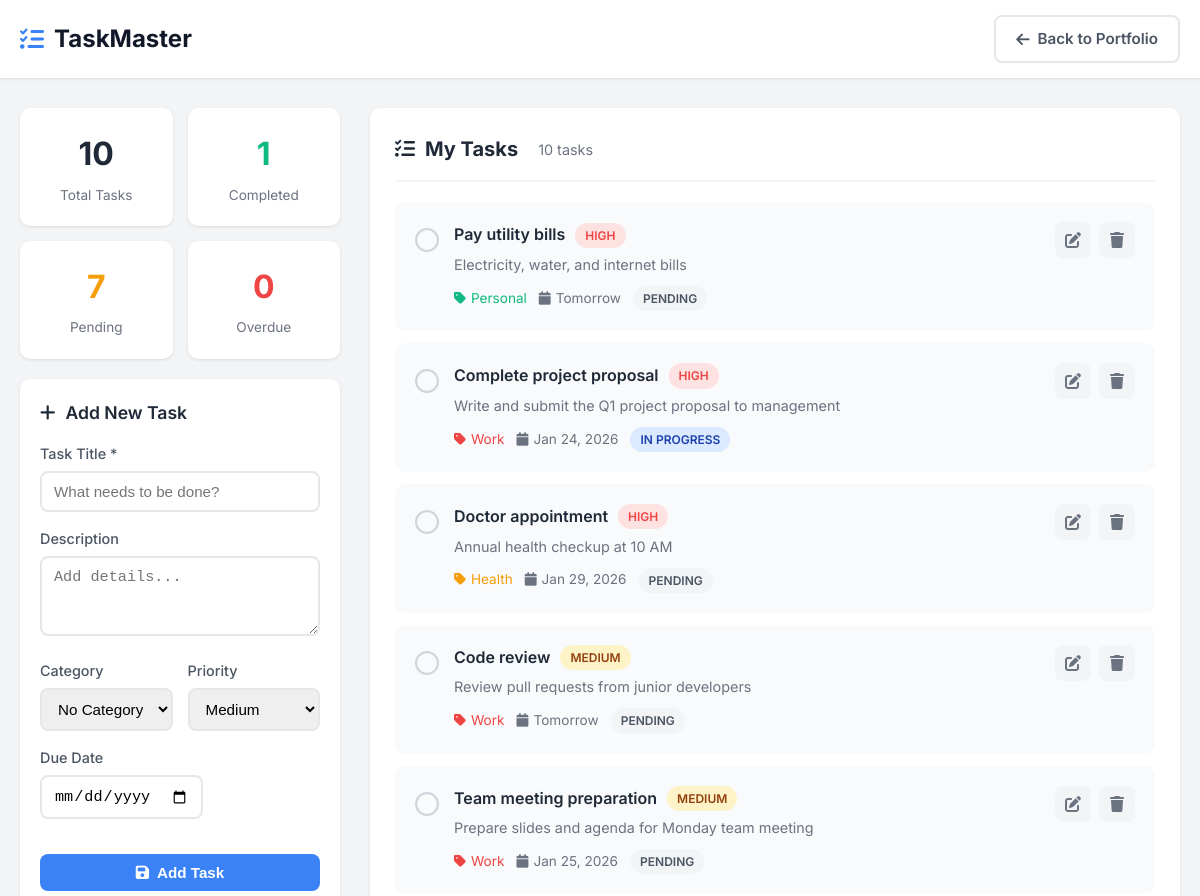
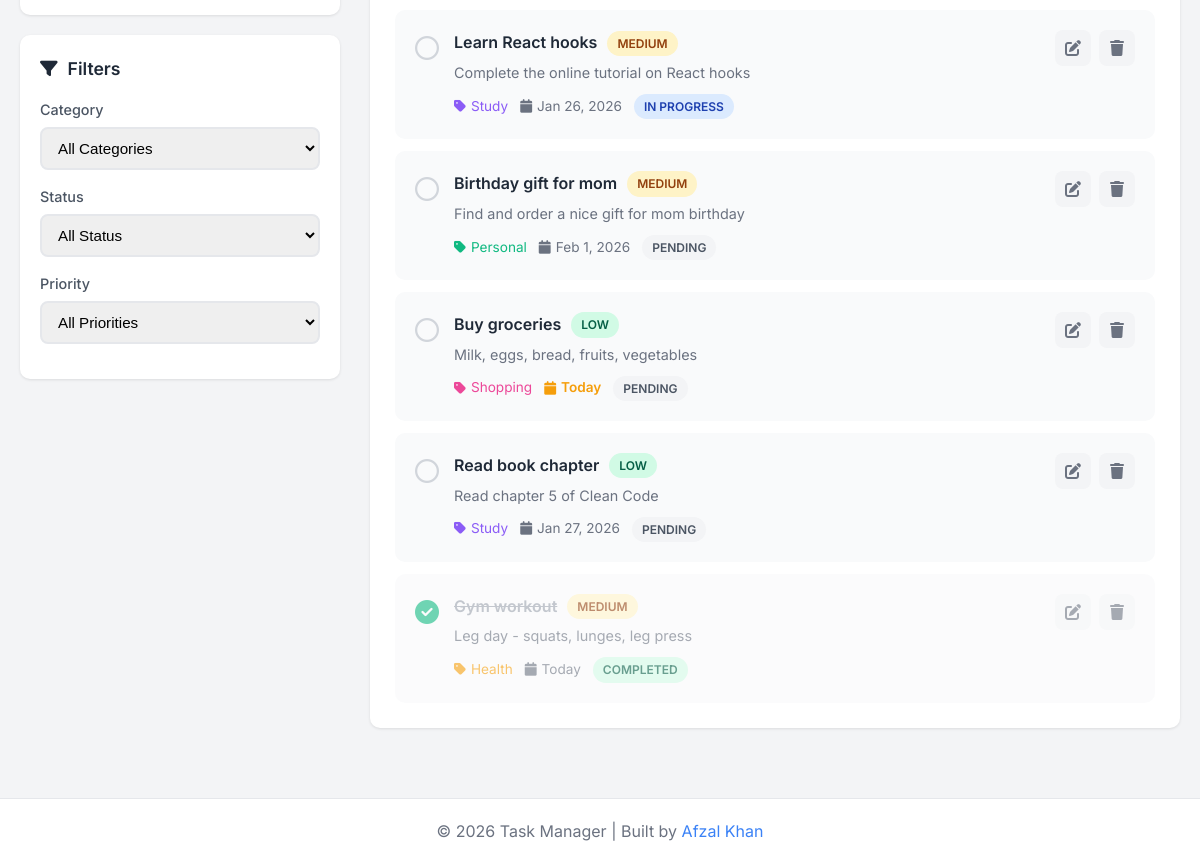
Screenshot of /tasks/index.php with the database file from the repository (2 pictures, top to bottom).
### tables this page shows
CREATE TABLE IF NOT EXISTS tasks (
    id INT AUTO_INCREMENT PRIMARY KEY,
    title VARCHAR(255) NOT NULL,
    description TEXT,
    category_id INT,
    priority ENUM('low', 'medium', 'high') DEFAULT 'medium',
    status ENUM('pending', 'in_progress', 'completed') DEFAULT 'pending',
    due_date DATE,
    created_at TIMESTAMP DEFAULT CURRENT_TIMESTAMP,
    updated_at TIMESTAMP DEFAULT CURRENT_TIMESTAMP ON UPDATE CURRENT_TIMESTAMP,
    FOREIGN KEY (category_id) REFERENCES categories(id) ON DELETE SET NULL
);

CREATE TABLE IF NOT EXISTS categories (
    id INT AUTO_INCREMENT PRIMARY KEY,
    name VARCHAR(100) NOT NULL,
    color VARCHAR(7) DEFAULT '#3b82f6',   
    icon VARCHAR(50) DEFAULT 'fa-folder',  
    created_at TIMESTAMP DEFAULT CURRENT_TIMESTAMP
);

### tasks/includes/db.php (called while the page is built, shortened)
<?php
function e($str) {
    return htmlspecialchars($str, ENT_QUOTES, 'UTF-8');
}
function getPriorityClass($priority) {
    switch ($priority) {
        case 'high': return 'priority-high';
        case 'medium': return 'priority-medium';
        case 'low': return 'priority-low';
    }
}
function getStatusClass($status) {
    switch ($status) {
        case 'completed': return 'status-completed';
        case 'in_progress': return 'status-progress';
        case 'pending': return 'status-pending';
    }
}
function formatDate($date) {
    $timestamp = strtotime($date);
    $today = strtotime('today');
    $tomorrow = strtotime('tomorrow');
    if ($timestamp == $today) return 'Today';
    if ($timestamp == $tomorrow) return 'Tomorrow';
    return date('M j, Y', $timestamp);
}
?>

### tasks/index.php (the view, shortened to what this page needs)
<?php
require_once 'includes/db.php';
$whereClause = "WHERE 1=1";
$tasks = $conn->query("
    SELECT t.*, c.name as category_name, c.color as category_color
    FROM tasks t
    LEFT JOIN categories c ON t.category_id = c.id
    $whereClause
    ORDER BY
        CASE t.status WHEN 'completed' THEN 1 ELSE 0 END,
        CASE t.priority WHEN 'high' THEN 1 WHEN 'medium' THEN 2 ELSE 3 END,
        t.due_date ASC
");
$editTask = null;
$statsResult = $conn->query("SELECT
    COUNT(*) as total,
    SUM(CASE WHEN status = 'completed' THEN 1 ELSE 0 END) as completed,
    SUM(CASE WHEN status = 'pending' THEN 1 ELSE 0 END) as pending,
    SUM(CASE WHEN due_date < CURDATE() AND status != 'completed' THEN 1 ELSE 0 END) as overdue
    FROM tasks");
$stats = $statsResult->fetch_assoc();
?>
<!DOCTYPE html>
<html lang="en">
<head>
    <link rel="stylesheet" href="https://cdnjs.cloudflare.com/ajax/libs/font-awesome/6.5.1/css/all.min.css">
    <link rel="stylesheet" href="css/style.css">
</head>
<body>
    <header class="header">
        <div class="container">
            <div class="header-content">
                <div class="logo">
                    <i class="fas fa-tasks"></i>
                    <span>TaskMaster</span>
                </div>
                <a href="../../index.html" class="btn btn-outline">
                    <i class="fas fa-arrow-left"></i> Back to Portfolio
                </a>
            </div>
        </div>
    </header>
    <main class="main">
        <div class="container">
            <div class="app-grid">
                <aside class="sidebar">
                    <div class="stats-grid">
                        <div class="stat-card">
                            <div class="stat-number"><?php echo $stats['total']; ?></div>
                            <div class="stat-label">Total Tasks</div>
                        </div>
                        <div class="stat-card stat-completed">
                            <div class="stat-number"><?php echo $stats['completed']; ?></div>
                            <div class="stat-label">Completed</div>
                        </div>
                        <div class="stat-card stat-pending">
                            <div class="stat-number"><?php echo $stats['pending']; ?></div>
                            <div class="stat-label">Pending</div>
                        </div>
                        <div class="stat-card stat-overdue">
                            <div class="stat-number"><?php echo $stats['overdue']; ?></div>
                            <div class="stat-label">Overdue</div>
                        </div>
                    </div>
                    <div class="card">
                        <h3 class="card-title">
                            <i class="fas fa-<?php echo $editTask ? 'edit' : 'plus'; ?>"></i>
                            <?php echo $editTask ? 'Edit Task' : 'Add New Task'; ?>
                        </h3>
                        <form method="POST" action="index.php">
                            <div class="form-group">
                                <label for="title">Task Title *</label>
                                <input type="text" id="title" name="title" required
                                       placeholder="What needs to be done?"
                                       value="<?php echo $editTask ? e($editTask['title']) : ''; ?>">
                            </div>
                            <div class="form-group">
                                <label for="description">Description</label>
                                <textarea id="description" name="description"
                                          placeholder="Add details..."><?php echo $editTask ? e($editTask['description']) : ''; ?></textarea>
                            </div>
                            <div class="form-row">
                                <div class="form-group">
                                    <label for="category_id">Category</label>
                                    <select id="category_id" name="category_id">
                                        <option value="">No Category</option>
                                    </select>
                                </div>
                                <div class="form-group">
                                    <label for="priority">Priority</label>
                                    <select id="priority" name="priority">
                                        <option value="medium" <?php echo (!$editTask || $editTask['priority'] === 'medium') ? 'selected' : ''; ?>>Medium</option>
                                    </select>
                                </div>
                            </div>
                            <div class="form-row">
                                <div class="form-group">
                                    <label for="due_date">Due Date</label>
                                    <input type="date" id="due_date" name="due_date"
                                           value="<?php echo $editTask ? $editTask['due_date'] : ''; ?>">
                                </div>
                            </div>
                            <div class="form-actions">
                                <button type="submit" class="btn btn-primary btn-block">
                                    <i class="fas fa-save"></i>
                                    <?php echo $editTask ? 'Update Task' : 'Add Task'; ?>
                                </button>
                            </div>
                        </form>
                    </div>
                    <div class="card">
                        <h3 class="card-title"><i class="fas fa-filter"></i> Filters</h3>
                        <form method="GET" action="index.php">
                            <div class="form-group">
                                <label>Category</label>
                                <select name="category" onchange="this.form.submit()">
                                    <option value="">All Categories</option>
                                </select>
                            </div>
                            <div class="form-group">
                                <label>Status</label>
                                <select name="status" onchange="this.form.submit()">
                                    <option value="">All Status</option>
                                </select>
                            </div>
                            <div class="form-group">
                                <label>Priority</label>
                                <select name="priority" onchange="this.form.submit()">
                                    <option value="">All Priorities</option>
                                </select>
                            </div>
                        </form>
                    </div>
                </aside>
                <section class="task-list-section">
                    <div class="section-header">
                        <h2>
                            <i class="fas fa-list-check"></i>
                            My Tasks
                            <span class="task-count"><?php echo $tasks->num_rows; ?> tasks</span>
                        </h2>
                    </div>
                    <div class="task-list">
                        <?php if ($tasks->num_rows > 0): ?>
                            <?php while ($task = $tasks->fetch_assoc()): ?>
                                <div class="task-item <?php echo $task['status'] === 'completed' ? 'task-completed' : ''; ?>">
                                    <a href="index.php?toggle=<?php echo $task['id']; ?>" class="task-checkbox">
                                        <i class="<?php echo $task['status'] === 'completed' ? 'fas fa-check-circle' : 'far fa-circle'; ?>"></i>
                                    </a>
                                    <div class="task-content">
                                        <div class="task-header">
                                            <h4 class="task-title"><?php echo e($task['title']); ?></h4>
                                            <span class="badge <?php echo getPriorityClass($task['priority']); ?>">
                                                <?php echo ucfirst($task['priority']); ?>
                                            </span>
                                        </div>
                                        <?php if ($task['description']): ?>
                                            <p class="task-description"><?php echo e($task['description']); ?></p>
                                        <?php endif; ?>
                                        <div class="task-meta">
                                            <?php if ($task['category_name']): ?>
                                                <span class="meta-item" style="color: <?php echo $task['category_color']; ?>">
                                                    <i class="fas fa-tag"></i> <?php echo e($task['category_name']); ?>
                                                </span>
                                            <?php endif; ?>
                                            <?php if ($task['due_date']): ?>
                                                <?php
                                                $dueClass = '';
                                                if ($task['status'] !== 'completed') {
                                                    $dueDate = strtotime($task['due_date']);
                                                    if ($dueDate < strtotime('today')) $dueClass = 'overdue';
                                                    elseif ($dueDate == strtotime('today')) $dueClass = 'due-today';
                                                }
                                                ?>
                                                <span class="meta-item <?php echo $dueClass; ?>">
                                                    <i class="fas fa-calendar"></i> <?php echo formatDate($task['due_date']); ?>
                                                </span>
                                            <?php endif; ?>
                                            <span class="meta-item badge <?php echo getStatusClass($task['status']); ?>">
                                                <?php echo ucfirst(str_replace('_', ' ', $task['status'])); ?>
                                            </span>
                                        </div>
                                    </div>
                                    <div class="task-actions">
                                        <a href="index.php?edit=<?php echo $task['id']; ?>" class="btn-icon" title="Edit">
                                            <i class="fas fa-edit"></i>
                                        </a>
                                        <a href="index.php?delete=<?php echo $task['id']; ?>" class="btn-icon btn-danger"
                                           title="Delete" onclick="return confirm('Delete this task?')">
                                            <i class="fas fa-trash"></i>
                                        </a>
                                    </div>
                                </div>
                            <?php endwhile; ?>
                        <?php endif; ?>
                    </div>
                </section>
            </div>
        </div>
    </main>
    <footer class="footer">
        <div class="container">
            <p>&copy; 2026 Task Manager | Built by <a href="../../index.html">Afzal Khan</a></p>
        </div>
    </footer>
</body>
</html>

### rows the page displays
tasks: title "Pay utility bills", priority "HIGH", description "Electricity, water, and internet bills", category.name "Personal", due_date "Tomorrow", status "PENDING"
tasks: title "Complete project proposal", priority "HIGH", description "Write and submit the Q1 project proposal to management", category.name "Work", due_date "Jan 24, 2026", status "IN PROGRESS"
tasks: title "Doctor appointment", priority "HIGH", description "Annual health checkup at 10 AM", category.name "Health", due_date "Jan 29, 2026", status "PENDING"
tasks: title "Code review", priority "MEDIUM", description "Review pull requests from junior developers", category.name "Work", due_date "Tomorrow", status "PENDING"
tasks: title "Team meeting preparation", priority "MEDIUM", description "Prepare slides and agenda for Monday team meeting", category.name "Work", due_date "Jan 25, 2026", status "PENDING"
tasks: title "Learn React hooks", priority "MEDIUM", description "Complete the online tutorial on React hooks", category.name "Study", due_date "Jan 26, 2026", status "IN PROGRESS"
tasks: title "Birthday gift for mom", priority "MEDIUM", description "Find and order a nice gift for mom birthday", category.name "Personal", due_date "Feb 1, 2026", status "PENDING"
tasks: title "Buy groceries", priority "LOW", description "Milk, eggs, bread, fruits, vegetables", category.name "Shopping", due_date "Today", status "PENDING"
tasks: title "Read book chapter", priority "LOW", description "Read chapter 5 of Clean Code", category.name "Study", due_date "Jan 27, 2026", status "PENDING"
tasks: title "Gym workout", priority "MEDIUM", description "Leg day - squats, lunges, leg press", category.name "Health", due_date "Today", status "COMPLETED"

### other values shown
$stats['total'] "10"
$stats['completed'] "1"
$stats['pending'] "7"
$stats['overdue'] "0"
$tasks->num_rows "10"
